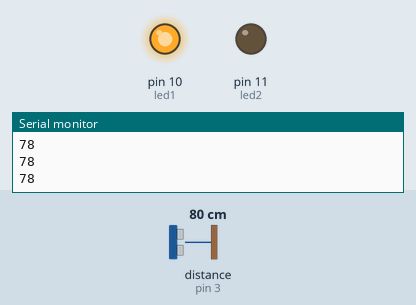
Bench run of a sketch on a simulated Arduino Uno, built with avr-gcc and run on an emulated ATmega328P. On the bench: output pins drawn as LEDs (lit = HIGH), the last lines printed to the serial monitor. Wiring (inferred from the names in the program): ultrasonic range finder: trigger pin 2; echo pin 3. The test bench sets the inputs (shaded band); at power-on: distance to the obstacle (sensor on pin 3) 80 cm. The echo pulse lasts 58.3 µs per cm; pins used as bus, display or sensor lines are not drawn.

Above: at 1.2 s.
1.3 s: distance to the obstacle (sensor on pin 3) set to 56 cm
2.8 s: distance to the obstacle (sensor on pin 3) set to 46 cm
At 4.0 s:
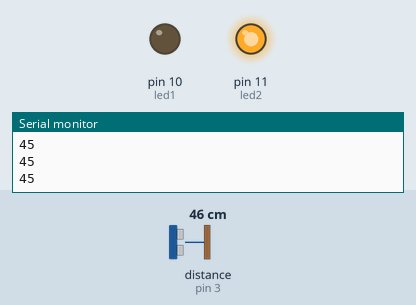
4.3 s: distance to the obstacle (sensor on pin 3) set to 60 cm
At 5.1 s:
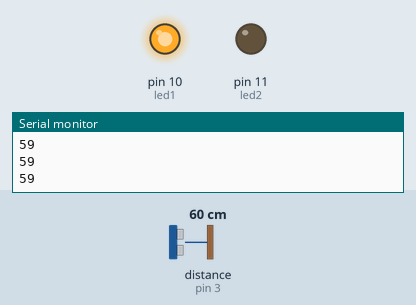
5.8 s: distance to the obstacle (sensor on pin 3) set to 2 cm
At 6.3 s:
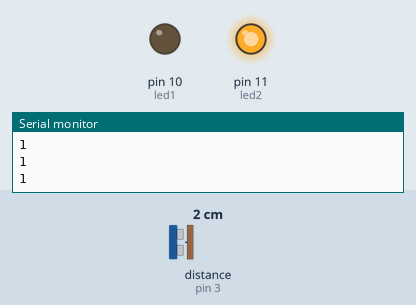
Timing chart, 0 to 8.3 s (numbered marks = the images above; inputs shaded):
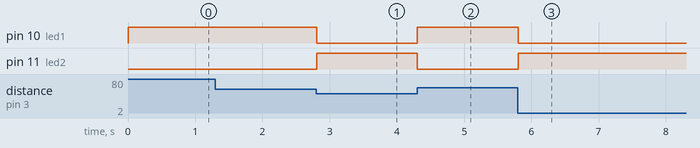

Measured:
- the behaviour switches between 51 and 50 cm on distance to the obstacle (sensor on pin 3) (found by bisection; images 0 and 1)
- after the input at 2.8 s, pin 10 (led1): HIGH → LOW at once; pin 11 (led2): LOW → HIGH at once
- after the input at 4.3 s, pin 10 (led1): LOW → HIGH at once; pin 11 (led2): HIGH → LOW at once
- after the input at 5.8 s, pin 10 (led1): HIGH → LOW at once; pin 11 (led2): LOW → HIGH at once

The sketch:

sonar.ino
```cpp
int t=2;
int r=3;
int led1=10;
int led2=11;
//int led3=12;
int distance;
int duration;
void setup() {
  // put your setup code here, to run once:
  pinMode(t,OUTPUT);
  pinMode(r,INPUT);
  pinMode(led1,OUTPUT);
  pinMode(led2,OUTPUT);
  //pinMode(led3,OUTPUT);
  Serial.begin(9600);
}

void loop() {
  // put your main code here, to run repeatedly:
  digitalWrite(t,HIGH);
  ///delayMicroseconds(5);
  digitalWrite(t,LOW);

  duration=pulseIn(r,HIGH);
  distance=duration*0.034/2;
  if(distance>50)
  {
    Serial.println(distance);
    digitalWrite(led1,HIGH);
    digitalWrite(led2,LOW);
  }
  if(distance<50)
  {
    Serial.println(distance);
    digitalWrite(led2,HIGH);
    digitalWrite(led1,LOW);
  }

}
```
